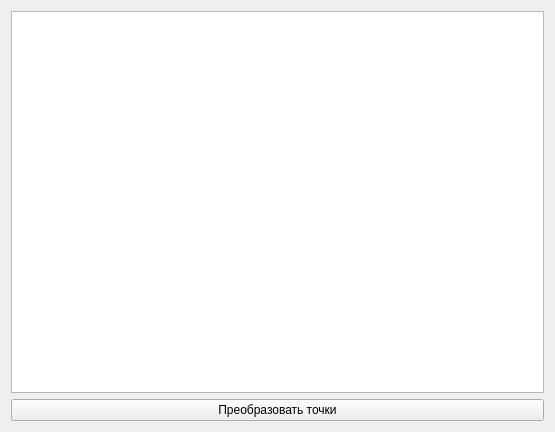
<?xml version="1.0" encoding="UTF-8"?>
<ui version="4.0">
 <class>PointTransformation</class>
 <widget class="QWidget" name="PointTransformation">
  <property name="geometry">
   <rect>
    <x>0</x>
    <y>0</y>
    <width>555</width>
    <height>432</height>
   </rect>
  </property>
  <property name="windowTitle">
   <string>Form</string>
  </property>
  <layout class="QGridLayout" name="gridLayout">
   <item row="0" column="0">
    <widget class="QTableView" name="point_table">
     <property name="selectionBehavior">
      <enum>QAbstractItemView::SelectRows</enum>
     </property>
    </widget>
   </item>
   <item row="1" column="0">
    <widget class="QPushButton" name="point_transform">
     <property name="enabled">
      <bool>true</bool>
     </property>
     <property name="text">
      <string>Преобразовать точки</string>
     </property>
    </widget>
   </item>
  </layout>
 </widget>
 <resources/>
 <connections/>
</ui>
